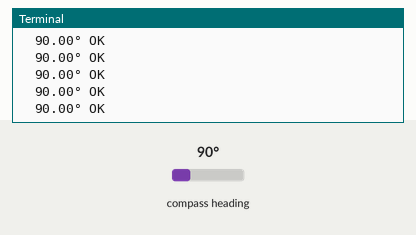
The program below on a simulated Raspberry Pi (BCM pin numbers). Parts: the last lines printed to the terminal. Inputs (shaded band) come from the test bench; at power-on: compass heading 90°.

Above: at 1.2 s.
1.3 s: compass heading set to 7°
At 1.34 s:
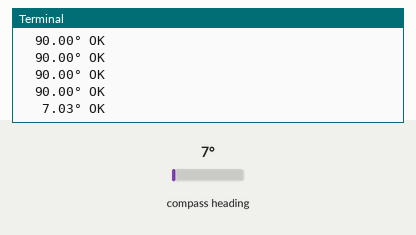
2.8 s: compass heading set to 180°
At 2.83 s:
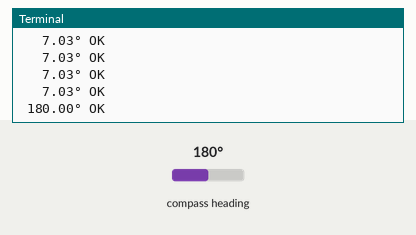

Measured:
- after the input at 1.3 s, the terminal: prints a new line at once (image 1)
- after the input at 2.8 s, the terminal: prints a new line at once (image 2)

The program:

magnetic_gpio.py
```python
import smbus
import time

bus = smbus.SMBus(1)
AS5600_ADDR = 0x36

def read_angle():
    data = bus.read_i2c_block_data(AS5600_ADDR, 0x0C, 2)
    raw = (data[0] << 8) | data[1]
    return raw * 360.0 / 4096.0

def read_status():
    status = bus.read_byte_data(AS5600_ADDR, 0x0B)
    md = (status >> 5) & 1
    ml = (status >> 4) & 1
    mh = (status >> 3) & 1
    return md, ml, mh

while True:
    angle = read_angle()
    md, ml, mh = read_status()

    signal = ""
    if ml:
        signal = "WEAK"
    elif mh:
        signal = "STRONG"
    elif not md:
        signal = "NO MAG"
    else:
        signal = "OK"

    print(f"{angle:7.2f}° {signal}")

    time.sleep(0.05)
```
